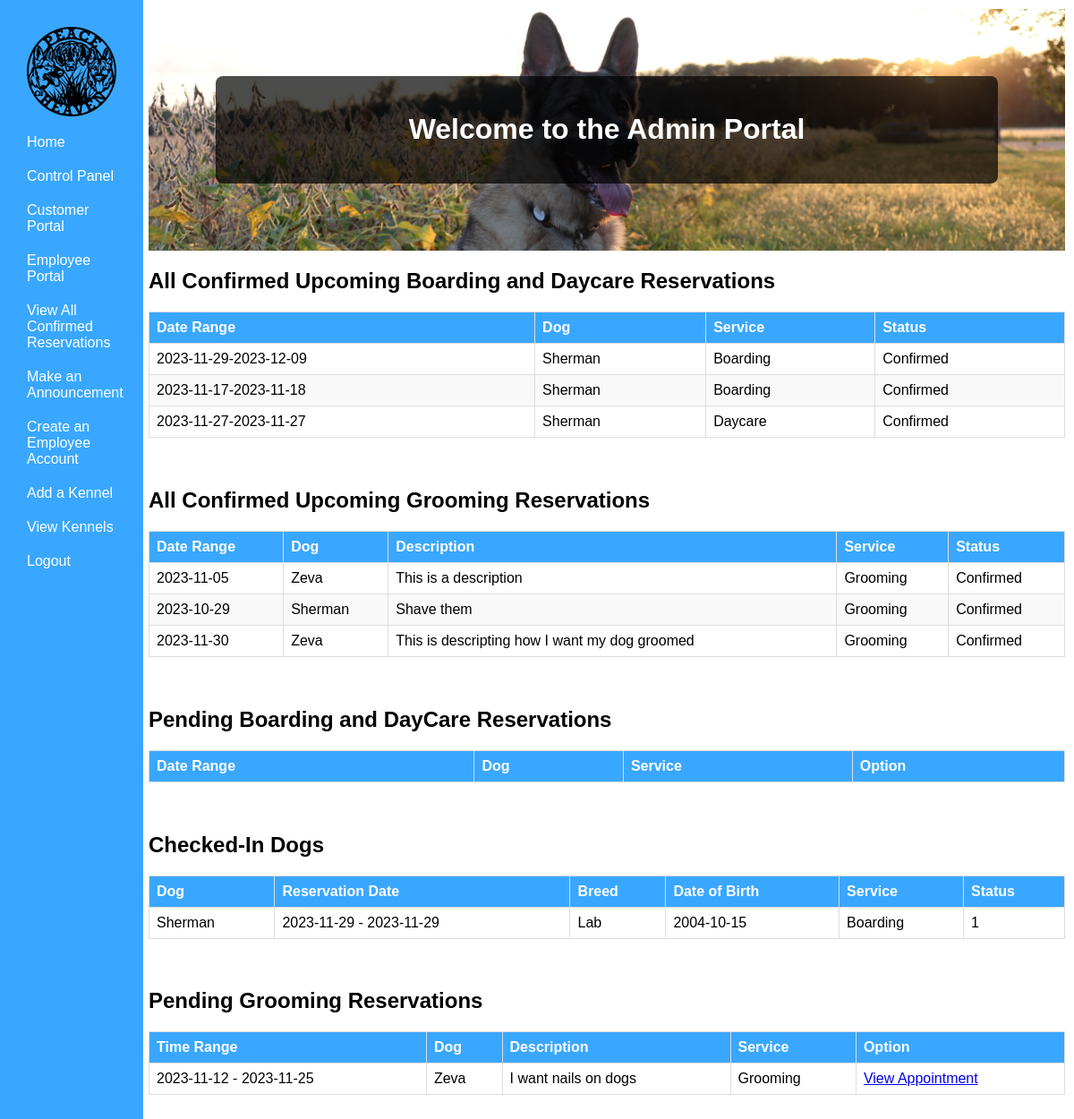
Page /php/AdminPortal/AdminHome.php (signed in) on the earlier database version.
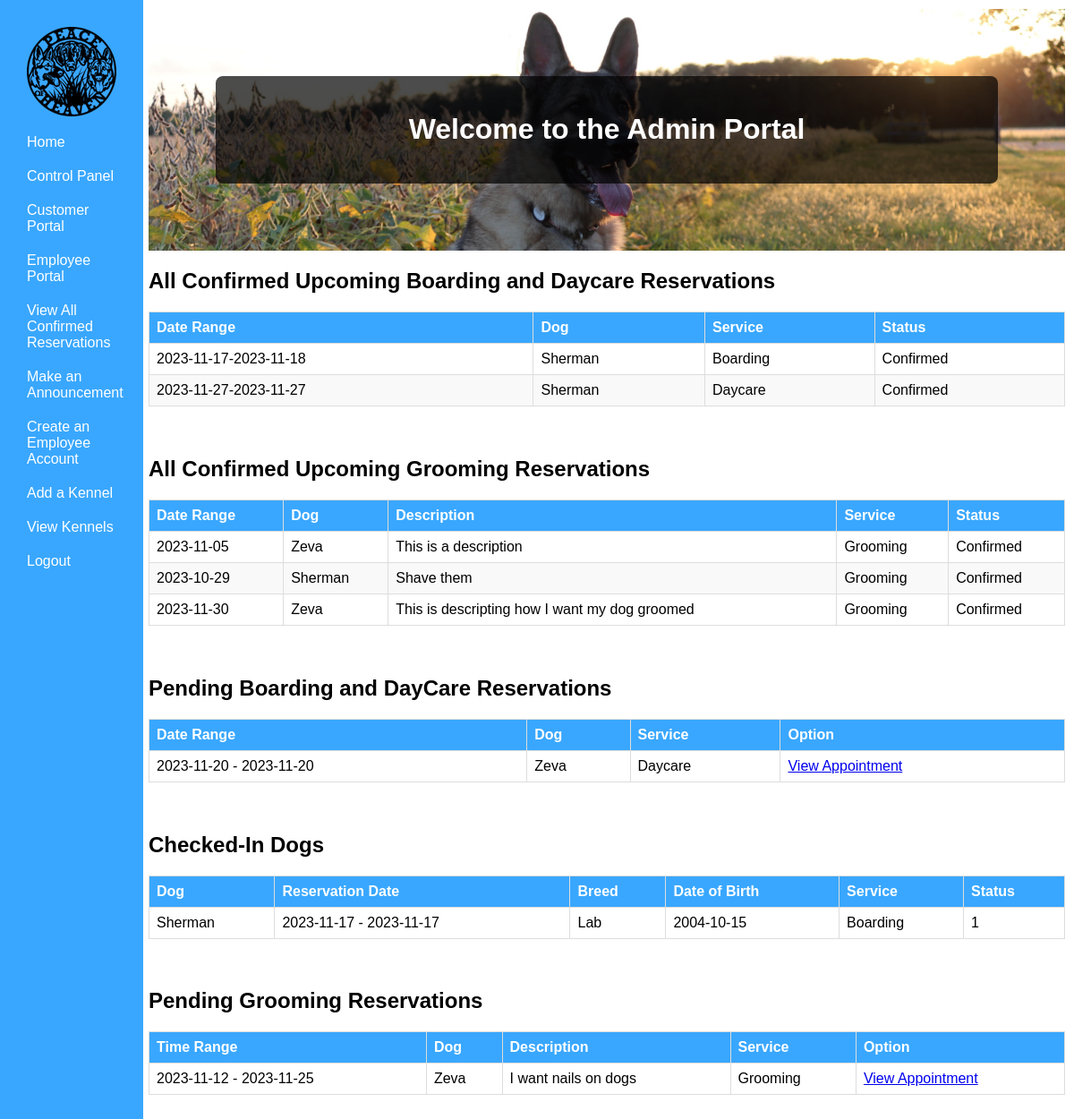
Same page on the later database version.
### tables this page shows
CREATE TABLE `reservation` (
  `Res_ID` int(11) NOT NULL,
  `ResStartTime` date NOT NULL,
  `ResEndTime` date NOT NULL,
  `EmerContact` text NOT NULL,
  `EmerPhone` varchar(12) NOT NULL,
  `isCheckedIn` tinyint(1) NOT NULL,
  `ServiceType` text NOT NULL,
  `isApproved` tinyint(1) NOT NULL,
  `ResDesc` varchar(500) NOT NULL,
  `isFinished` tinyint(1) NOT NULL,
  `CustID` int(11) NOT NULL,
  `DogID` int(11) NOT NULL,
  `KennelID` int(11) NOT NULL
);

CREATE TABLE `dog` (
  `DogID` int(11) NOT NULL,
  `DogName` varchar(30) NOT NULL,
  `Breed` varchar(30) NOT NULL,
  `DogDOB` date NOT NULL,
  `Sex` char(1) NOT NULL,
  `isFixed` tinyint(1) NOT NULL,
  `Weight` int(3) NOT NULL,
  `Color` varchar(16) NOT NULL,
  `HasForms` tinyint(1) NOT NULL DEFAULT 0,
  `DogOtherInfo` varchar(500) NOT NULL,
  `CustID` int(11) NOT NULL
);

CREATE TABLE `grooming_reservation` (
  `GroomResID` int(11) NOT NULL,
  `ResStartDate` date NOT NULL,
  `ResEndDate` date NOT NULL,
  `EmerContact` varchar(255) NOT NULL,
  `EmerPhone` varchar(12) NOT NULL,
  `isApproved` tinyint(1) NOT NULL DEFAULT 0,
  `GroomingDesc` varchar(500) NOT NULL,
  `isFinished` tinyint(1) NOT NULL DEFAULT 0,
  `CustID` int(11) NOT NULL,
  `DogID` int(11) NOT NULL
);

### php/AdminPortal/AdminHome.php (the view, shortened to what the changed rows need)
<?php
    $user = new User();
    if($user->isLoggedIn()) {
    if($user->data()->group == 3) {
        include("../AdminPortal/AdminNavBar.php");
    }
?>
<!DOCTYPE html>
<html>
<head>
    <link rel="stylesheet" href="/PeaceOfHeavenWebPage/css/AdminHome.css">
</head>
<body>
    <div class=content>
        <div class="header">
            <div class="welcome-box">
            <h1>Welcome to the Admin Portal</h1>
            </div>
        </div>
        <h2>All Confirmed Upcoming Boarding and Daycare Reservations</h2>
        <table>
            <thead>
            <tr>
                <th>Date Range</th>
                <th>Dog</th>
                <th>Service</th>
                <th>Status</th>
            </tr>
            </thead>
            <tbody>
            <?php
                $reservation = new Reservation('service', array());
                $dog = new Dog();
                $reservation->getConfirmedReservations();
                $allReservations = $reservation->getReservationData();
                if(!empty($allReservations)){
                    foreach ($allReservations as $reservation){
                        echo '<tr>';
                        echo '<td>' . $reservation->ResStartTime . '-'.$reservation->ResEndTime.'</td>';
                        $dog->findDogInfoWithDogID($reservation->DogID);
                        $dogName = $dog->data()->DogName;
                        echo '<td>'.$dogName.'</td>';
                        echo '<td>' . $reservation->ServiceType .'</td>';
                        echo '<td> Confirmed </td>';
                        echo '</tr>';
                    }
                }
            ?>
            </tbody>
        </table>
        <br><br>
                <h2>All Confirmed Upcoming Grooming Reservations</h2>
        <table>
            <thead>
            <tr>
                <th>Date Range</th>
                <th>Dog</th>
                <th>Description</th>
                <th>Service</th>
                <th>Status</th>
            </tr>
            </thead>
            <tbody>
            <?php
                $reservation = new GroomingReservation('service', array());
                $dog = new Dog();
                $reservation->getConfirmedGroomingReservations();
                $allReservations = $reservation->getReservationData();
                if(!empty($allReservations)){
                    foreach ($allReservations as $reservation){
                        echo '<tr>';
                        echo '<td>' . $reservation->ResStartDate . '</td>';
                        $dog->findDogInfoWithDogID($reservation->DogID);
                        $dogName = $dog->data()->DogName;
                        echo '<td>'.$dogName.'</td>';
                        $groomDesc = $reservation->GroomingDesc;
                        echo '<td>'.$groomDesc.'</td>';
                        echo '<td> Grooming </td>';
                        echo '<td> Confirmed </td>';
                        echo '</tr>';
                    }
                }
            ?>
            </tbody>
        </table>
        <br><br>
        <h2>Pending Boarding and DayCare Reservations </h2>
        <table>
            <thead>
            <tr>
                <th>Date Range</th>
                <th>Dog</th>
                <th>Service</th>
                <th>Option</th>
            </tr>
            </thead>
            <tbody>
            <?php
                $reservation = new Reservation('boarding', array());
                $dog = new Dog();
                $reservation->getUnapprovedReservations();
                $allReservations = $reservation->getReservationData();
                if(!empty($allReservations)) {
                    foreach($allReservations as $reservation) {
                        echo '<tr>';
                        echo '<td>' . $reservation->ResStartTime . ' - ' . $reservation->ResEndTime . '</td>';
                        $dog->findDogInfoWithDogID($reservation->DogID);
                        $dogName = $dog->data()->DogName;
                        echo '<td>' . $dogName . '</td>';
                        echo '<td>' . $reservation->ServiceType .'</td>';
                        echo '<td><a href="../AdminPortal/AppointmentApproval.php?custid=' . $reservation->CustID . '&dogid=' . $reservation->DogID . '&reservationid=' . $reservation->Res_ID . '&service=' . $reservation->ServiceType . '">View Appointment</a></td>';
                        echo '</tr>';
                    }
                }
            ?>
            </tbody>
        </table>
        <br><br>
        <h2>Checked-In Dogs</h2>
        <table>
            <thead>
            <tr>
                <th>Dog</th>
                <th>Reservation Date</th>
                <th>Breed</th>
                <th>Date of Birth</th>
                <th>Service</th>
                <th>Status</th>
            </tr>
            </thead>
            <tbody>
            <?php
            $reservation = new Reservation('reservation', array());
            $dog = new Dog();
            $reservation->getCheckedInReservations();
            $reservationData = $reservation->getReservationData();
            if(!empty($reservationData)){
                foreach ($reservationData as $reservation){
                    echo '<tr>';
                    $dog->findDogInfoWithDogID($reservation->DogID);
                    $dogData = $dog->data();
                    $dogName = $dog->data()->DogName;
                    echo '<td>'. $dogName . '</td>';
                    echo '<td>'. $reservation->ResStartTime . ' - ' .  $reservation->ResStartTime . '</td>';
                    echo '<td>' . $dogData->Breed . '</td>';
                    echo '<td>' . $dogData->DogDOB . '</td>';
                    echo '<td>' . $reservation->ServiceType . '</td>';
                    echo '<td>' . $reservation->isApproved . '</td>';
                    echo '</tr>';
                }
            }
            ?>
            </tbody>
        </table>
        <br><br>
         <h2>Pending Grooming Reservations </h2>
        <table>
            <thead>
            <tr>
                <th>Time Range</th>
                <th>Dog</th>
                <th>Description</th>
                <th>Service</th>
                <th>Option</th>
            </tr>
            </thead>
            <tbody>
            <?php
            $groomingReservation = new GroomingReservation('Grooming', array());
            $dog = new Dog();
            $groomingReservation->getUnApprovedReservations();
            $allGroomingData = $groomingReservation->getReservationData();
            if(!empty($allGroomingData)){
                foreach ($allGroomingData as $reservationGrooming){
                    echo '<tr>';
                    echo '<td>'. $reservationGrooming->ResStartDate . ' - ' .  $reservationGrooming->ResEndDate.'</td>';
                    $dog->findDogInfoWithDogID($reservationGrooming->DogID);
                    $dogName = $dog->data()->DogName;
                    echo '<td>'. $dogName . '</td>';
                    echo '<td>'. $reservationGrooming->GroomingDesc. '</td>';
                    echo '<td>Grooming</td>';
                    echo '<td><a href="../AdminPortal/AppointmentApproval.php?custid=' . $reservationGrooming->CustID . '&dogid=' . $reservationGrooming->DogID . '&reservationid=' . $reservationGrooming->GroomResID . '&service=Grooming">View Appointment</a></td>';
                    echo '</tr>';
             }
            }
            ?>
            </tbody>
        </table>
        <br><br>
</div>
</body>
</html>
<?php
}else{Redirect::to('../UserHandling/login.php');} ?>

Differences in the rows shown:
no longer on this page (row edited): reservation: ResStartTime "2023-11-29", ResEndTime "2023-12-09", DogID.DogName "Sherman", ServiceType "Boarding", DogID.Breed "Lab", DogID.DogDOB "2004-10-15", isApproved "1"
now on one of the page's lists (row edited): reservation: DogID.DogName "Sherman", ResStartTime "2023-11-17", DogID.Breed "Lab", DogID.DogDOB "2004-10-15", ServiceType "Boarding", isApproved "1"
added reservation: ResStartTime "2023-11-20", ResEndTime "2023-11-20", DogID.DogName "Zeva", ServiceType "Daycare", shown under "Pending Boarding and DayCare Reservations"
